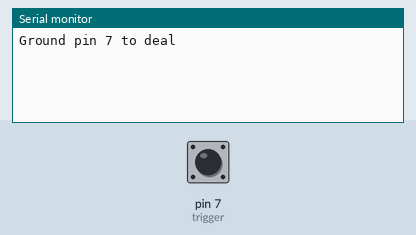
Simulated run of this sketch. Board: Arduino Uno, built with avr-gcc and run on an emulated ATmega328P. Shown: the last lines printed to the serial monitor. The test bench sets the inputs (shaded band); at power-on: pin 7 (trigger) HIGH. Random numbers use the default seed unless the sketch sets one.

Above: at 1.2 s.
1.3 s: pin 7 (trigger) pulled LOW for 0.15 s
At 2.9 s:
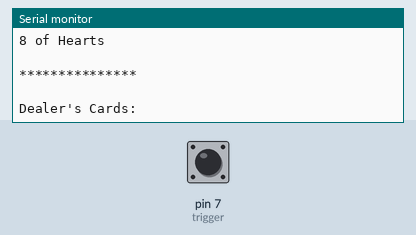
3.2 s: pin 7 (trigger) pulled LOW for 1 s
At 4.5 s:
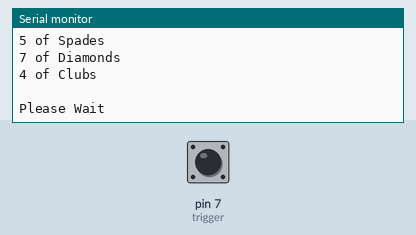
6.1 s: pin 7 (trigger) pulled LOW for 1 s
At 7.5 s:
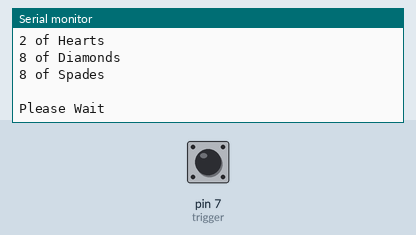
9.2 s: pin 7 (trigger) pulled LOW for 3.2 s
At 10.4 s:
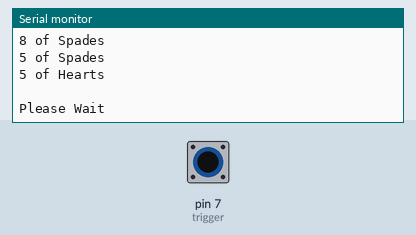
14.2 s: pin 7 (trigger) pulled LOW for 0.15 s
At 14.67 s:
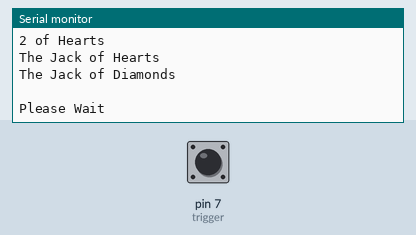
16.4 s: pin 7 (trigger) pulled LOW for 1 s
At 19.77 s:
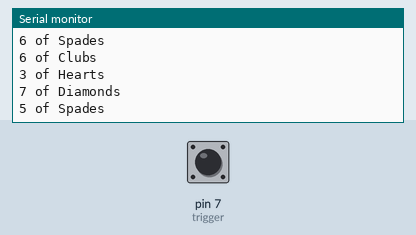
Timing chart, 0 to 19.9 s (numbered marks = the images above; inputs shaded):
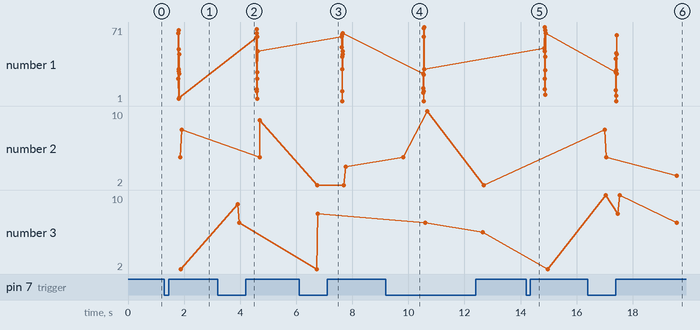

Measured:
- after the input at 1.3 s, the serial monitor: prints a new line after 0.10 s (image 1)
- after the input at 14.2 s, the serial monitor: prints a new line after 0.19 s (image 5)
- after the input at 16.4 s, the serial monitor: prints a new line after 0.99 s (image 6)
- plotted number 1: 4 → 48 after the input at 3.2 s, 31 → 65 after the input at 14.2 s, 65 → 45 after the input at 16.4 s
- plotted number 3: 8 → 6 after the input at 9.2 s

The sketch:

listing6-5.ino
```cpp
int ArrayOne [72]; //5 card poker with no dupes
int ArrayMirror [72];
int ArrayDupes [72];
int ArrayDeal [52];
int ArrayPlayer [5];
int ArrayDealer [5];
int suit;
int card;
int x;
int i;
int j;
int d;
const int trigger = 7;
boolean trigState;
boolean goToReset;

void setup() {
  pinMode (trigger, INPUT_PULLUP);
  randomSeed (analogRead(5));
  Serial.begin (9600);
  Serial.println ("Ground pin 7 to deal");
  Serial.println (" ");
}

void loop() {
  trigState = digitalRead (trigger);
  delay (100);
  while (trigState == LOW) {
    Serial.println (" ");
    Serial.println ("Please Wait");
    for (i = 0; i < 72; i++) {
      ArrayOne [i] = random (1, 74);
      ArrayMirror [j] = ArrayOne [i];
      j++;
    }
reset: //restarts here to clear duplicate numbers
    goToReset = false;

    for (d = 0; d < 72; d++) { //zeros the dupe array
      ArrayDupes [d] = 0;
    }

    for (i = 0; i < 72; i++) {
      for (j = 0; j < 72; j++) {
        if ( (ArrayOne [i] == ArrayMirror [j]) && (i > j) && (i != 0 )) { //dupes test
          ArrayDupes [i] = ArrayOne [i]; //array of dupes and zeros
          //for none
        }
      }
    }
    i = 0;
    for (d = 0; d < 72; d++) { //if numbers are dupes,
      //picks a new number
      if (ArrayDupes [d] != 0) {
        ArrayOne [d] = random (1, 74);
        goToReset = true;
      }
    }
    j = 0;
    for (i = 0; i < 72; i++) { //loads mirror array
      ArrayMirror [j] = ArrayOne [i];
      j++;
    }
    if (goToReset == true) {
      goto reset; // since dupes, goes back to run the dupe test again
    }
    for (i = 0; i < 52; i++) {
      //Dupes are gone, grabbing the first 10 good random numbers generated
      if ((ArrayOne [i] < 14) || ((ArrayOne [i] > 20) && (ArrayOne [i] < 34)) || ((ArrayOne [i] > 40) && (ArrayOne [i] < 53)) || (ArrayOne [i] > 60)) {
        ArrayDeal [x] = ArrayOne [i];
        x++;
      }
    }
    Serial.println (" ");
    //now test print of original random numbers-remove to play normally
    for (x = 0; x < 10; x++) {
      Serial.println (ArrayDeal [x]);
    }

    Serial.println (" ");
    for (x = 0; x < 10; x++) {

      if (ArrayDeal [x] > 60) {
        suit = 3;
        card = ArrayDeal [x] - 60; //this normalizes the card value
      }
      else if (ArrayDeal [x] > 40) {
        suit = 2;
        card = ArrayDeal [x] - 40;
      }
      else if (ArrayDeal [x] > 20) {
        suit = 1;
        card = ArrayDeal [x] - 20;
      }
      else if (ArrayDeal [x] < 14) {
        suit = 0;
        card = ArrayDeal [x];
        //card = card
      }
      Serial.println (" ");
      if (x == 0) {
        Serial.println ("Player's Cards:");
        Serial.println (" ");
      }
      if (x == 5) {

        Serial.println (" ");
        Serial.println ("***************");
        Serial.println (" ");
        Serial.println ("Dealer's Cards:");
        delay (2000);
        Serial.println (" ");
      }

      if (card == 1) {
        Serial.print ("The Ace");
      }
      else if (card == 11) {
        Serial.print ("The Jack");
      }
      else if (card == 12) {
        Serial.print ("The Queen");
      }
      else if (card == 13) {
        Serial.print ("The King");
      }
      else {
        Serial.print (card);
      }

      Serial.print (" of ");

      switch (suit) {
        case 3:
          Serial.print ("Hearts");
          break;
        case 2:
          Serial.print ("Spades");
          break;
        case 1:
          Serial.print ("Diamonds");
          break;
        case 0:
          Serial.print ("Clubs");
          break;
      }
    }
    Serial.println (" ");
    x = 0;
    i = 0;
    j = 0;
    d = 0;
    for (i = 0; i < 72; i++) { //zeros ArrayOne array at end of game
      ArrayOne [i] = 0;
    }
    trigState = HIGH;
  }
}
```
